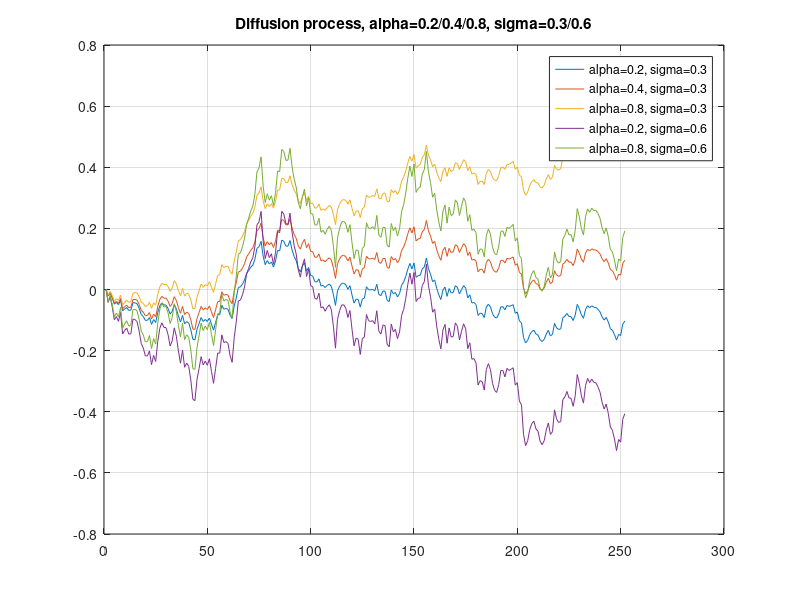
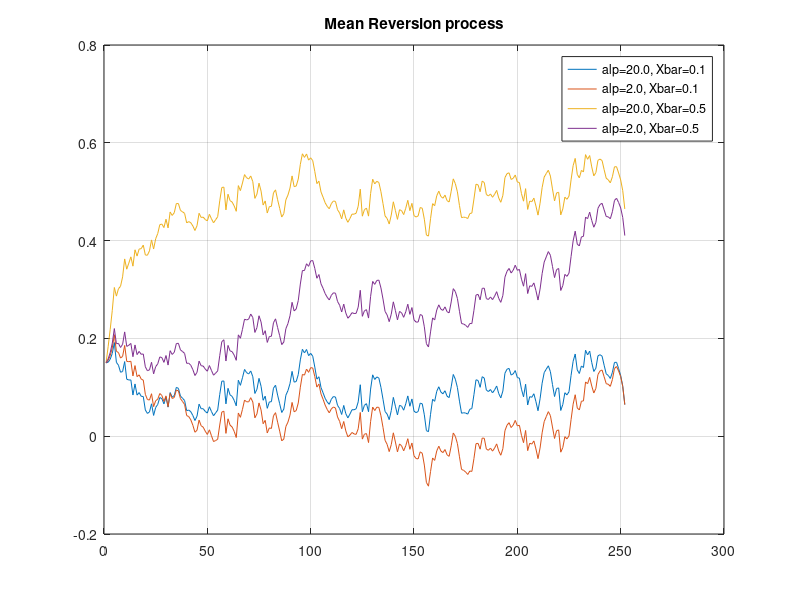

The MATLAB source for these figures, in order:
% SDE=stochastic differential equation??????
% Simulation of diffusion process; BM = Brown Motion
%%%%%%%%%%%%%%%%%%%%%%%%%%%%%%%%%%%%%%%%%
close all;
clear all;

nt=21*12; % 21 days per month, 12 months per year
Xt=zeros(nt,1); % vector
Xt2=zeros(nt,1)
Xt3=zeros(nt,1)
Xt4=zeros(nt,1)
Xt5=zeros(nt,1)
dt=1/nt;

%%%%%%%%%%%%%%
% (1) dX(t)=alp*dt+sig*dB(t) 
% alpha (alike mu), 
% dt (time-difference), 
% sig (sigma), dB(t): Brown motion, 
% dX(t) = difference of the value function, X(t). 
%%%%%%%%%%%%%%%

Xt(1)=0;
Xt2(1)=0;
Xt3(1)=0;
alp=0.2;
sig=0.3;

rng(123456789,'twister');
for t=2:nt
	dB=dt^0.5*randn(1);
	Xt(t)=Xt(t-1)+alp*dt+sig*dB; % alp=0.2, sig=0.3
    Xt2(t)=Xt2(t-1) + alp*2*dt+sig*dB; % alp=0.4, sig=0.3
    Xt3(t)=Xt3(t-1) + alp*4*dt+sig*dB; % alp=0.8, sig=0.3
    Xt4(t)=Xt4(t-1) + alp*dt+sig*2*dB; % alp=0.2, sig=0.6
    Xt5(t)=Xt5(t-1) + alp*4*dt+sig*2*dB; % alp=0.8, sig=0.6
end

figure(1);
plot(Xt);grid on;
title('Diffusion process, alpha=0.2/0.4/0.8, sigma=0.3/0.6');
hold on;
plot(Xt2);
plot(Xt3); 
plot(Xt4);
plot(Xt5);

legend('alpha=0.2, sigma=0.3', 'alpha=0.4, sigma=0.3',  ...
    'alpha=0.8, sigma=0.3', 'alpha=0.2, sigma=0.6', ...
    'alpha=0.8, sigma=0.6')

disp('Type any key to continue!');
pause; 
%return;


%%%%%%%%%%%%%%%%%%%%%%%%%%%%%%%%%%%%%
% (2) Mean-reversion process;
%  dX(t)=alp*(Xbar-X(t))dt+sig*dB(t)
%%%%%%%%%%%%%%%%%%%%%%%%%%%%%%%%%%%%%%

% In finance, mean reversion is the assumption that:
% a stock's price will tend to move to the average price over time.
Xt(1)= 0.15;
Xt2(1) = 0.15;
Xt3(1) = 0.15;
Xt4(1) = 0.15;
alp  = [20.0 2.0]; % strength of mean-reversion, 2.0
Xbar = [0.1 0.5];% long-run mean, pre-given
sig  = 0.3;

%rng(123456789,'twister');
for t=2:nt
	dB=dt^0.5*randn(1);
%	Xt(t)=Xt(t-1)+...;%<========== 1?s programming
    Xt(t)=Xt(t-1)+alp(1)*(Xbar(1)-Xt(t-1))*dt + sig*dB; % 20.0, 0.1
    Xt2(t)=Xt2(t-1)+alp(2)*(Xbar(1)-Xt2(t-1))*dt + sig*dB; % 2.0, 0.1
    Xt3(t)=Xt3(t-1)+alp(1)*(Xbar(2)-Xt3(t-1))*dt + sig*dB; % 20.0, 0.5
    Xt4(t)=Xt4(t-1)+alp(2)*(Xbar(2)-Xt4(t-1))*dt + sig*dB; % 2.0, 0.5
	%Xt(t)=Xt(t-1);
end

figure(2);
plot(Xt);hold on;
plot(Xt2);plot(Xt3);plot(Xt4);
grid on;title('Mean Reversion process');
legend('alp=20.0, Xbar=0.1', 'alp=2.0, Xbar=0.1', ...
    'alp=20.0, Xbar=0.5', 'alp=2.0, Xbar=0.5', 'Location','Best');



